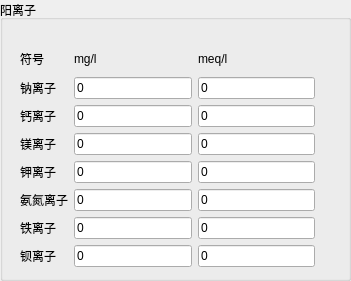
     <widget class="QGroupBox" name="groupBox_6">
      <property name="geometry">
       <rect>
        <x>20</x>
        <y>400</y>
        <width>351</width>
        <height>281</height>
       </rect>
      </property>
      <property name="autoFillBackground">
       <bool>true</bool>
      </property>
      <property name="title">
       <string>阳离子</string>
      </property>
      <widget class="QWidget" name="gridLayoutWidget_3">
       <property name="geometry">
        <rect>
         <x>20</x>
         <y>46</y>
         <width>295</width>
         <height>221</height>
        </rect>
       </property>
       <layout class="QGridLayout" name="gridLayout_3">
        <item row="7" column="1">
         <widget class="QLineEdit" name="lineEdit_ba">
          <property name="text">
           <string>0</string>
          </property>
         </widget>
        </item>
        <item row="1" column="0">
         <widget class="QLabel" name="label_23">
          <property name="text">
           <string>钠离子</string>
          </property>
         </widget>
        </item>
        <item row="3" column="1">
         <widget class="QLineEdit" name="lineEdit_mg">
          <property name="text">
           <string>0</string>
          </property>
         </widget>
        </item>
        <item row="6" column="2">
         <widget class="QLineEdit" name="lineEdit_fe_eq">
          <property name="text">
           <string>0</string>
          </property>
         </widget>
        </item>
        <item row="3" column="2">
         <widget class="QLineEdit" name="lineEdit_mg_eq">
          <property name="text">
           <string>0</string>
          </property>
         </widget>
        </item>
        <item row="5" column="1">
         <widget class="QLineEdit" name="lineEdit_nnh3">
          <property name="text">
           <string>0</string>
          </property>
         </widget>
        </item>
        <item row="2" column="1">
         <widget class="QLineEdit" name="lineEdit_ca">
          <property name="text">
           <string>0</string>
          </property>
         </widget>
        </item>
        <item row="0" column="0">
         <widget class="QLabel" name="label_21">
          <property name="text">
           <string>符号</string>
          </property>
         </widget>
        </item>
        <item row="3" column="0">
         <widget class="QLabel" name="label_22">
          <property name="text">
           <string>镁离子</string>
          </property>
         </widget>
        </item>
        <item row="4" column="0">
         <widget class="QLabel" name="label_26">
          <property name="text">
           <string>钾离子</string>
          </property>
         </widget>
        </item>
        <item row="6" column="1">
         <widget class="QLineEdit" name="lineEdit_fe">
          <property name="text">
           <string>0</string>
          </property>
         </widget>
        </item>
        <item row="6" column="0">
         <widget class="QLabel" name="label_27">
          <property name="text">
           <string>铁离子</string>
          </property>
         </widget>
        </item>
        <item row="5" column="0">
         <widget class="QLabel" name="label_25">
          <property name="text">
           <string>氨氮离子</string>
          </property>
         </widget>
        </item>
        <item row="5" column="2">
         <widget class="QLineEdit" name="lineEdit_nnh3_eq">
          <property name="text">
           <string>0</string>
          </property>
         </widget>
        </item>
        <item row="4" column="1">
         <widget class="QLineEdit" name="lineEdit_k">
          <property name="text">
           <string>0</string>
          </property>
         </widget>
        </item>
        <item row="2" column="0">
         <widget class="QLabel" name="label_24">
          <property name="text">
           <string>钙离子</string>
          </property>
         </widget>
        </item>
        <item row="1" column="1">
         <widget class="QLineEdit" name="lineEdit_na">
          <property name="inputMask">
           <string/>
          </property>
          <property name="text">
           <string>0</string>
          </property>
         </widget>
        </item>
        <item row="2" column="2">
         <widget class="QLineEdit" name="lineEdit_ca_eq">
          <property name="text">
           <string>0</string>
          </property>
         </widget>
        </item>
        <item row="0" column="1">
         <widget class="QLabel" name="label_28">
          <property name="text">
           <string>mg/l</string>
          </property>
         </widget>
        </item>
        <item row="1" column="2">
         <widget class="QLineEdit" name="lineEdit_na_eq">
          <property name="text">
           <string>0</string>
          </property>
         </widget>
        </item>
        <item row="4" column="2">
         <widget class="QLineEdit" name="lineEdit_k_eq">
          <property name="text">
           <string>0</string>
          </property>
         </widget>
        </item>
        <item row="7" column="0">
         <widget class="QLabel" name="label_30">
          <property name="text">
           <string>钡离子</string>
          </property>
         </widget>
        </item>
        <item row="7" column="2">
         <widget class="QLineEdit" name="lineEdit_ba_eq">
          <property name="text">
           <string>0</string>
          </property>
         </widget>
        </item>
        <item row="0" column="2">
         <widget class="QLabel" name="label_29">
          <property name="text">
           <string>meq/l</string>
          </property>
         </widget>
        </item>
       </layout>
      </widget>
     </widget>
